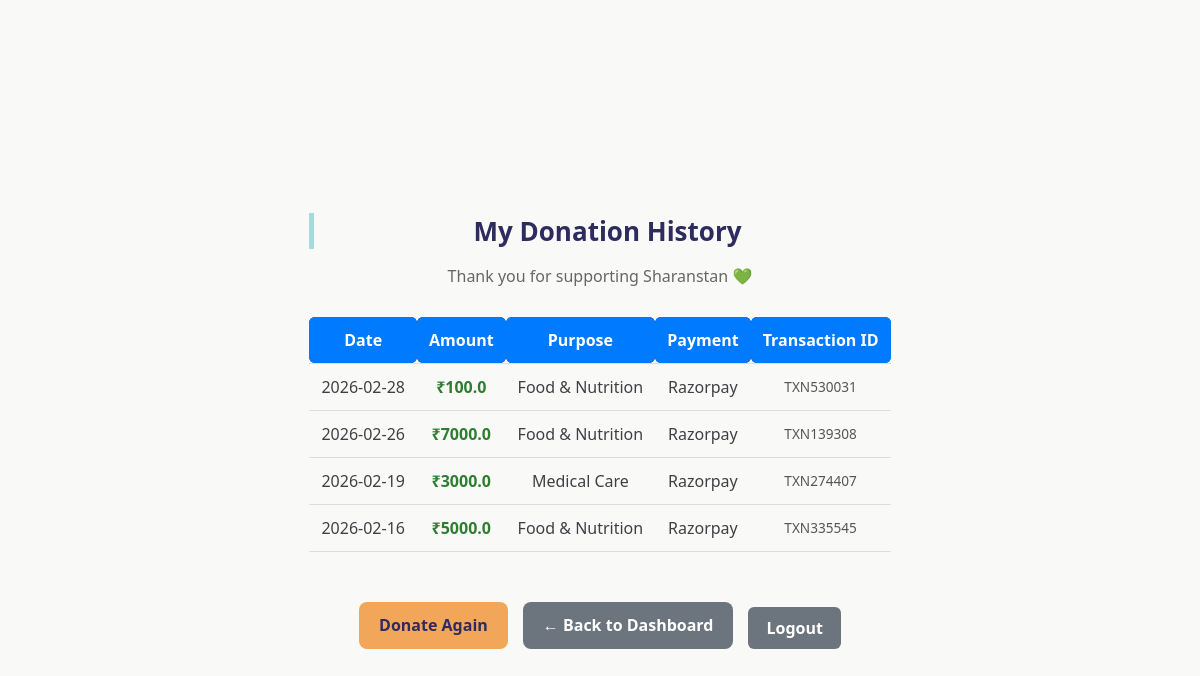
Page /my-donations (signed in) on the committed database.
### tables this page shows
CREATE TABLE donation_summary (
        id INTEGER PRIMARY KEY AUTOINCREMENT,
        user_email TEXT,
        donor_name TEXT,
        email TEXT,
        phone TEXT,
        country TEXT,
        amount REAL,
        purpose TEXT,
        payment_method TEXT,
        date TEXT,
        qr_id TEXT UNIQUE,
        payment_id TEXT,
        order_id TEXT,
        status TEXT DEFAULT 'Pending'
    );

### app.py (the view)
@app.route('/my-donations')
def my_donations():
    if 'user' not in session:
        return redirect('/login')
    db = get_db()
    cur = db.cursor()
    cur.execute(
        "SELECT * FROM donation_summary WHERE user_email=? ORDER BY date DESC",
        (session['user'],)
    )
    donations = cur.fetchall()
    db.close()
    return render_template('my_donation.html', donations=donations)

### app.py (called while the page is built)
def get_db():
    conn = sqlite3.connect(DB)
    conn.row_factory = sqlite3.Row
    return conn

### templates/my_donation.html (shortened to what this page needs)
<!DOCTYPE html>
<html lang="en">
<head>
    <link rel="stylesheet" href="{{ url_for('static', filename='style.css') }}">
</head>
<body class="user-page">
<div class="user-container">
    <div class="user-header">
        <h2>My Donation History</h2>
        <p>Thank you for supporting Sharanstan 💚</p>
    </div>
    {% if donations %}
    <div class="table-wrapper">
        <table class="modern-table">
            <thead>
                <tr>
                    <th>Date</th>
                    <th>Amount</th>
                    <th>Purpose</th>
                    <th>Payment</th>
                    <th>Transaction ID</th>
                </tr>
            </thead>
            <tbody>
                {% for d in donations %}
                <tr>
                    <td>{{ d['date'] }}</td>
                    <td class="amount">₹{{ d['amount'] }}</td>
                    <td>{{ d['purpose'] }}</td>
                    <td>{{ d['payment_method'] }}</td>
                    <td class="txn-id">{{ d['qr_id'] }}</td>
                </tr>
                {% endfor %}
            </tbody>
        </table>
    </div>
    {% else %}
        <div class="empty-state">
            <p>You have not made any donations yet.</p>
            <a href="/donate" class="primary-btn">Make Your First Donation</a>
        </div>
    {% endif %}
    <div class="user-actions">
    <a href="/donate" class="primary-btn">Donate Again</a>
    <a href="/user-dashboard" class="neutral-btn"> ← Back to Dashboard</a>
    <a href="/logout" class="secondary-btn">Logout</a>
</div>
</div>
</body>
</html>

### static/style.css (style rules this page uses)
body { font-family: "Segoe UI", Arial, sans-serif; background: #F9FAF7; padding: 20px; margin: 0; color: #3F3F46; }
h2 { color: #2E2B5F; border-left: 5px solid #A7DADB; padding-left: 10px; }
a { display: inline-block; margin-top: 10px; color: #2E2B5F; text-decoration: none; font-weight: 600; }
.table-wrapper { overflow-x: auto; }
.amount { font-weight: bold; color: #2e7d32; }
.txn-id { font-size: 0.9rem; color: #555; }
.user-page { background: #F9FAF7; min-height: 100vh; display: flex; align-items: center; justify-content: center; }
.user-header { text-align: center; margin-bottom: 30px; }
.user-header h2 { font-size: 26px; margin-bottom: 5px; }
.user-header p { color: #666; }
.modern-table { width: 100%; border-collapse: collapse; }
.modern-table thead { background: #2E2B5F; color: #A7DADB; font-weight: 600; }
.modern-table th, .modern-table td { padding: 12px; text-align: center; }
.modern-table tbody tr { border-bottom: 1px solid #eee; }
.txn-id { font-size: 0.85rem; color: #555; }
.user-actions { margin-top: 30px; display: flex; justify-content: center; gap: 15px; }
.primary-btn { background: #F2A65A; color: #2E2B5F; padding: 12px 20px; border-radius: 8px; text-decoration: none; font-weight: 600; transition: 0.3s ease; }
.secondary-btn { background: #c0392b; color: white; padding: 12px 20px; border-radius: 8px; text-decoration: none; font-weight: 600; transition: 0.3s ease; }
.neutral-btn { background: #6c757d; color: white; padding: 12px 20px; border-radius: 8px; text-decoration: none; font-weight: 600; transition: 0.3s ease; }
h2 { text-align: center; margin-bottom: 20px; }
table { width: 100%; border-collapse: collapse; }
th, td { padding: 12px; border-bottom: 1px solid #ddd; text-align: center; }
th { background: #007bff; color: #fff; border-radius: 6px; }
a { text-decoration: none; color: #007bff; display: inline-block; margin-top: 20px; }
.secondary-btn { display: inline-block; margin-top: 25px; padding: 10px 18px; background: #6c757d; color: #fff; border-radius: 6px; text-decoration: none; transition: 0.3s ease; }

### rows in the picture
donation_summary: date "2026-02-28", amount "100.0", purpose "Food & Nutrition", payment_method "Razorpay", qr_id "TXN530031"
donation_summary: date "2026-02-26", amount "7000.0", purpose "Food & Nutrition", payment_method "Razorpay", qr_id "TXN139308"
donation_summary: date "2026-02-19", amount "3000.0", purpose "Medical Care", payment_method "Razorpay", qr_id "TXN274407"
donation_summary: date "2026-02-16", amount "5000.0", purpose "Food & Nutrition", payment_method "Razorpay", qr_id "TXN335545"
